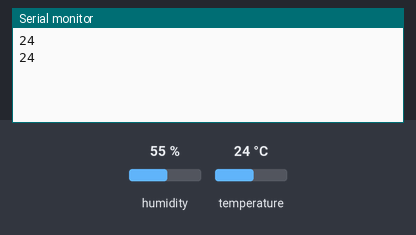
A sketch run on a simulated Arduino Uno, built with avr-gcc and run on an emulated ATmega328P. Shown: the last lines printed to the serial monitor. Inputs (shaded band) come from the test bench; at power-on: temperature 24 °C, humidity 55 %.

Above: at 2.3 s.
2.4 s: temperature set to 12 °C
At 3.9 s:
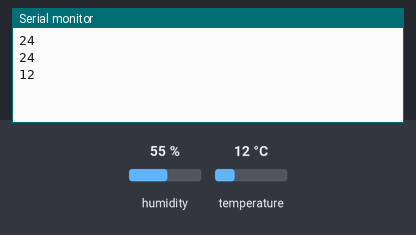
4.5 s: temperature set to 19 °C
At 5.8 s:
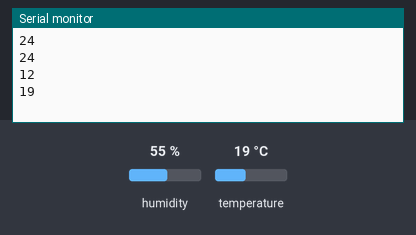
Timing chart, 0 to 7.5 s (numbered marks = the images above; inputs shaded):
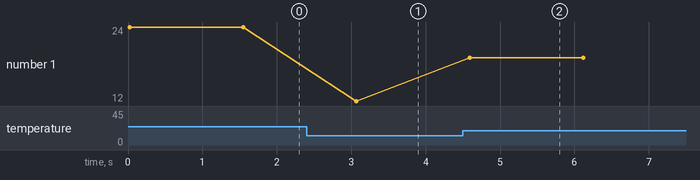

Measured:
- after the input at 2.4 s, the serial monitor: prints a new line after 0.67 s (image 1)
- after the input at 4.5 s, the serial monitor: prints a new line after 0.09 s (image 2)
- plotted number 1: 24 → 12 after the input at 2.4 s, 12 → 19 after the input at 4.5 s

The sketch:

DHT11Default.ino
```cpp
#include <SimpleDHT.h>

// for DHT11,
//      VCC: 5V or 3V
//      GND: GND
//      DATA: 2
int pinDHT11 = 2;
SimpleDHT11 dht11;

void setup() {
  Serial.begin(115200);
}

void loop() {
  // start working...


  // read without samples.
  byte temperature = 0;
  byte humidity = 0;
  int err = SimpleDHTErrSuccess;
  if ((err = dht11.read(pinDHT11, &temperature, &humidity, NULL)) != SimpleDHTErrSuccess) {

    return;
  }


  Serial.println((int)temperature);

  // DHT11 sampling rate is 1HZ.
  delay(1500);
}
```
